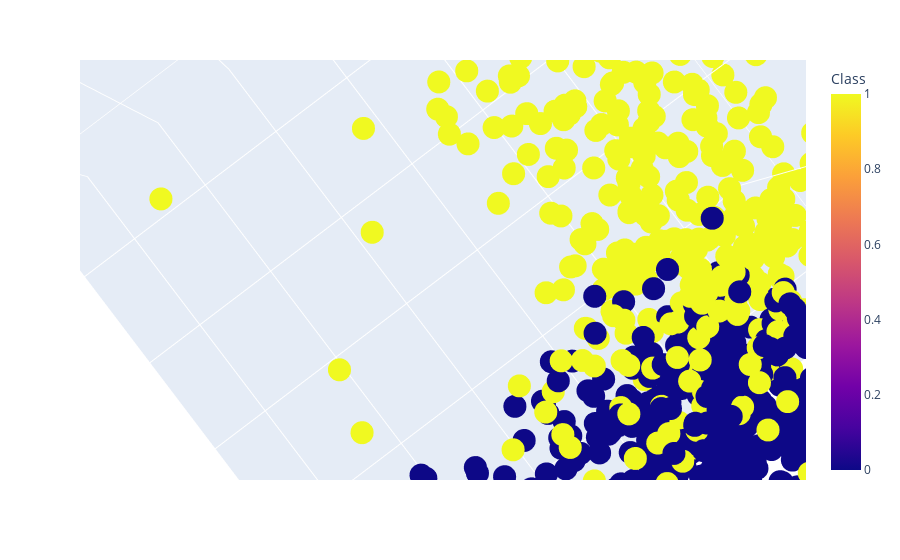

Source (notebook cell):
### Code cell
fig = px.scatter_3d(df, x = 'ConvexArea', y = 'Eccentricity', z = 'Extent', color = 'Class')
fig.show()

### Figure 1 — Plotly figure (JSON) as saved in the notebook; plotly's stock layout.template omitted (floating-point values rounded to 4 significant figures; data arrays with more than 128 entries replaced by an {"elided": "..."} marker saying what was removed)
{"data": [{"hovertemplate": "ConvexArea=%{x}<br>Eccentricity=%{y}<br>Extent=%{z}<br>Class=%{marker.color}<extra></extra>", "legendgroup": "", "marker": {"color": {"elided": "900 int values"}, "coloraxis": "coloraxis", "symbol": "circle"}, "mode": "markers", "name": "", "scene": "scene", "showlegend": false, "type": "scatter3d", "x": {"elided": "900 int values"}, "y": {"elided": "900 float values"}, "z": {"elided": "900 float values"}}], "layout": {"autosize": true, "coloraxis": {"colorbar": {"title": {"text": "Class"}}, "colorscale": [[0, "#0d0887"], [0.1111, "#46039f"], [0.2222, "#7201a8"], [0.3333, "#9c179e"], [0.4444, "#bd3786"], [0.5556, "#d8576b"], [0.6667, "#ed7953"], [0.7778, "#fb9f3a"], [0.8889, "#fdca26"], [1, "#f0f921"]]}, "legend": {"tracegroupgap": 0}, "margin": {"t": 60}, "scene": {"aspectmode": "auto", "aspectratio": {"x": 1, "y": 1, "z": 1}, "camera": {"center": {"x": 0, "y": 0, "z": 0}, "eye": {"x": 1.834e-17, "y": 1.392e-17, "z": -0.3761}, "projection": {"type": "perspective"}, "up": {"x": 0, "y": 0, "z": 1}}, "domain": {"x": [0, 1], "y": [0, 1]}, "xaxis": {"title": {"text": "ConvexArea"}, "type": "linear"}, "yaxis": {"title": {"text": "Eccentricity"}, "type": "linear"}, "zaxis": {"title": {"text": "Extent"}, "type": "linear"}}}}
